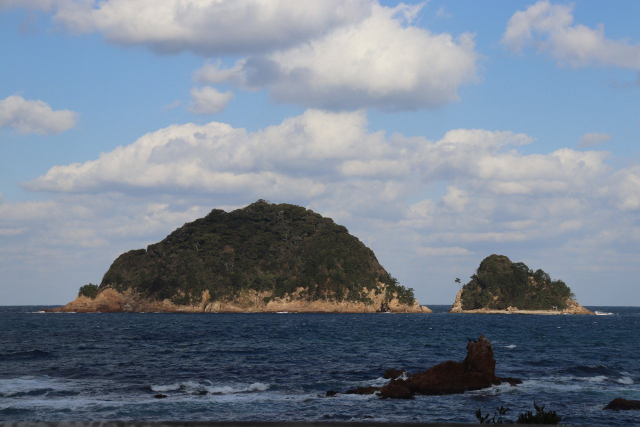
#> input picture media/abu-s10187.jpg, 1280 x 853 px (shown at 1/2 size)
$ python -i stay_photo_fix.py   (imports and definitions only)
#> lines starting #> are read from the running program, lines starting #| are printed output that depends on the picture
#!/usr/bin/env python3
"""stay_photo_fix.py - find larger / better photos for stay cards from the card's own listing page (Ikkyu / Jalan), no new sources.

  stay_photo_fix.py cands --tree T --pref tottori [--town X] [--only narrow,tiny,food,...|--all] [--report stay_flags.json]
      for every stay card whose thumb is flagged (photo_check report) download candidate gallery images from the listing page
      (Jalan pict4L = 600px, Ikkyu gallery w=900), score similarity to the current thumb (dHash) and write
      <work>/cands.json plus contact sheets <work>/sheets/<town>-<n>.jpg for visual review.
  stay_photo_fix.py auto --tree T ...      upsize: where a candidate IS the current photo (dHash match) swap in the larger version
  stay_photo_fix.py pick --tree T --choices choices.json     explicit replacement: {"/media/old.webp": "<cand file name>"}  (food/promo/badge cases)
Replacement files get a new name (<stem>-r.webp, never overwriting or deleting the old media), 560px wide webp, >=5KB; the <img> src/width/height
in every page of the pref are updated; photo-credit comments stay as they are (same listing page).
"""
import argparse, hashlib, html as H, io, json, re, sys, time
from pathlib import Path
import requests
from concurrent.futures import ThreadPoolExecutor
from PIL import Image, ImageDraw
sys.path.insert(0, str(Path(__file__).resolve().parent))
import photo_check as PC

WORK = Path('/workspace/p1/scratch/stay-fix'); HDR = {'User-Agent': 'Mozilla/5.0 (compatible; bokenjapan-photo-check/1.0; read-only)'}
CARD = re.compile(r'<li><a href="([^"]*)"><p class="place-name">([^<]*)</p>(<img class="thumb"[^>]*>)')

# [9 lines left out: function fetch, not called in this run]

def dhash(im, crop_ratio=None):
    im = im.convert('L')
    if crop_ratio:
        w, h = im.size
        if w / h > crop_ratio: nw = int(h * crop_ratio); im = im.crop(((w - nw) // 2, 0, (w - nw) // 2 + nw, h))
        else: nh = int(w / crop_ratio); im = im.crop((0, (h - nh) // 2, w, (h - nh) // 2 + nh))
    px = list(im.resize((9, 8)).get_flattened_data() if hasattr(im, 'get_flattened_data') else im.resize((9, 8)).getdata())
    return [1 if px[r * 9 + c] > px[r * 9 + c + 1] else 0 for r in range(8) for c in range(8)]
def dist(a, b): return sum(x != y for x, y in zip(a, b))

# [25 lines left out: functions candidate_urls, stay_cards, not called in this run]

def cur_image(src):
    p = PC.CACHE / hashlib.sha1(src.lstrip('/').encode()).hexdigest()[:2] / Path(src).name
    return Image.open(p) if p.exists() else None

# [81 lines left out: functions cmd_cands, save_webp, apply_swap, cmd_auto, cmd_pick, main, not called in this run]

# [2 lines not run here, left out]

>>> from PIL import Image
>>> picture = Image.open('../media/abu-s10187.jpg')
#> picture is the input picture: PIL image 1280x853 RGB; mean R, G, B 117, 128.5, 143
>>> result = dhash(picture)
#> in dhash, `im = im.convert('L')`:
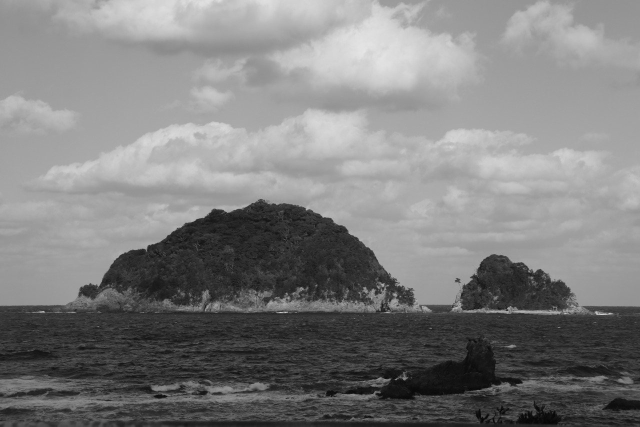
#> im: PIL image 1280x853 L (shown at 1/2 size); min 0, max 231, mean 126.7
#> in dhash, `px = list(im.resize((9, 8)).get_flattened_data() if hasattr(im, 'get_f..`: px = 72 values, max 203 at index 5, min 40 at index 39, mean 126.8
#> result = 64 values, max 1 at index 2, min 0 at index 0, mean 0.438

$ run again, on media/akita-akita-p1bd4dabf.webp
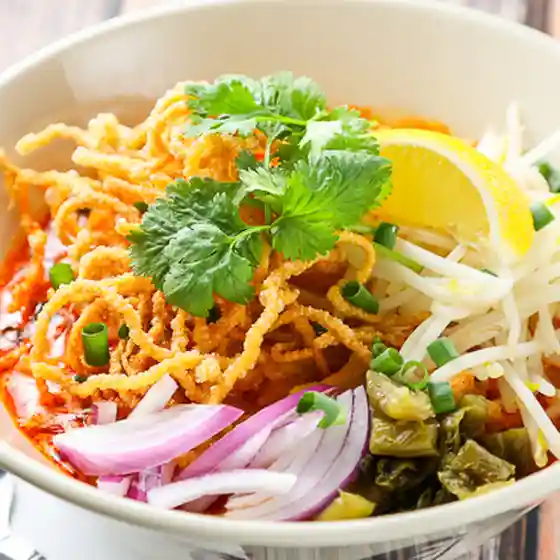
#> input picture media/akita-akita-p1bd4dabf.webp, 560 x 560 px
#> picture is the input picture: PIL image 560x560 RGB; mean R, G, B 198.9, 173.4, 118
#> in dhash, `im = im.convert('L')`:
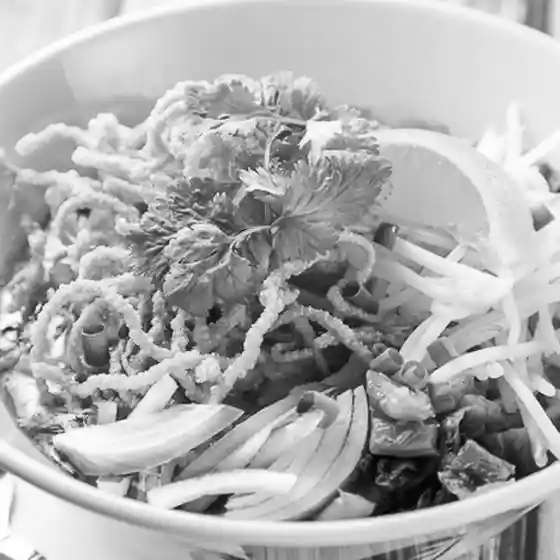
#> im: PIL image 560x560 L; min 1, max 255, mean 174.7
#> px = 72 values, max 238 at index 63, min 70 at index 60, mean 174.8
#> result = 64 values, max 1 at index 0, min 0 at index 3, mean 0.484

$ run again, on media/akita-dining-5000090.jpg
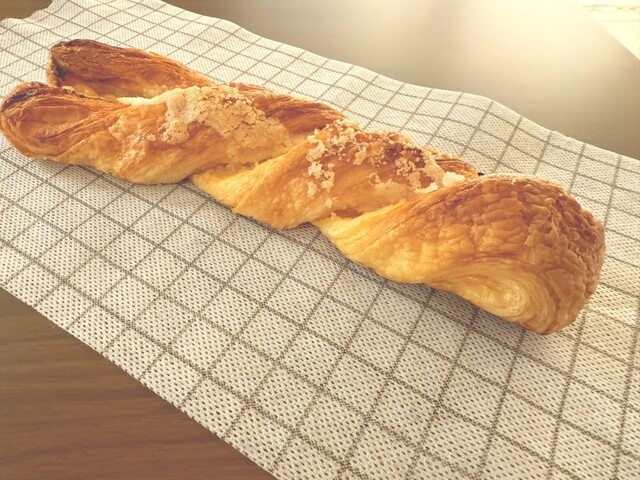
#> input picture media/akita-dining-5000090.jpg, 640 x 480 px
#> picture is the input picture: PIL image 640x480 RGB; mean R, G, B 203.7, 172.1, 134.8
#> in dhash, `im = im.convert('L')`:
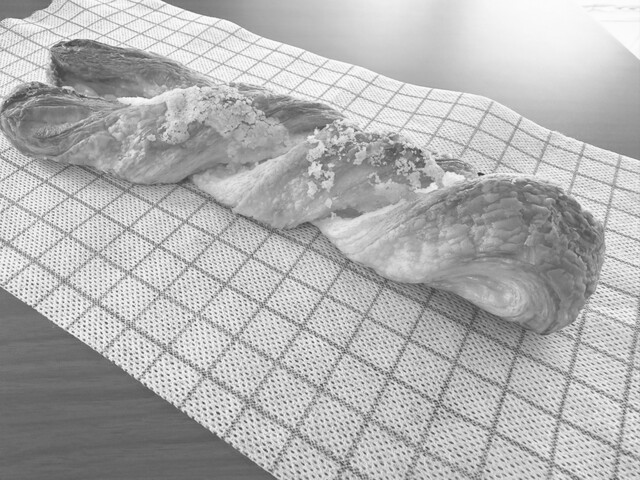
#> im: PIL image 640x480 L; min 52, max 253, mean 177.3
#> px = 72 values, max 245 at index 7, min 100 at index 64, mean 177.3
#> result = 64 values, max 1 at index 0, min 0 at index 1, mean 0.453
